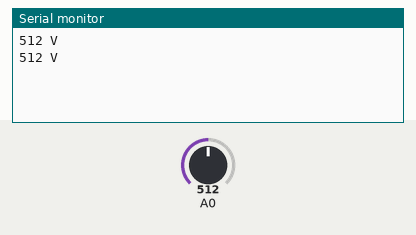
This sketch was run on a simulated Arduino Uno, built with avr-gcc and run on an emulated ATmega328P. Shown: the last lines printed to the serial monitor. The inputs (shaded band) are chosen by the test bench; at power-on: A0 = 512.

Above: at 1.8 s.
1.9 s: A0 set to 716
At 2.8 s:
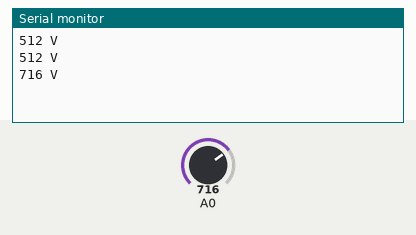
3.4 s: A0 set to 900
At 4.8 s:
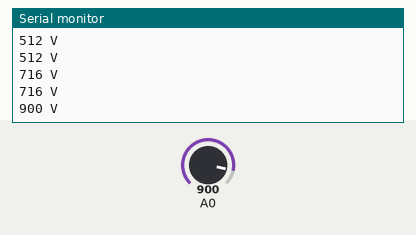
Timing chart, 0 to 6.4 s (numbered marks = the images above; inputs shaded):
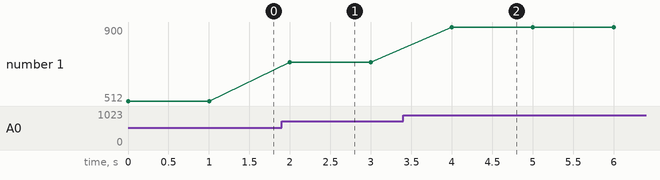

The sketch:

sketch_may03a.ino
```cpp
float temp;
void setup()
{
  Serial.begin(115200);
}
void loop()
{
  feng();
}

void feng(){
  int V1 = analogRead(A0);
  Serial.print(V1);
  Serial.println(" V");
  delay(1000);
//  float vol = V1*(5.0 / 1023.0);
//  if (vol == temp)
//  {
//    temp = vol;
//  }
//  else
//  {
//    Serial.print(vol);
//    Serial.println(" V");
//    temp = vol;
//    delay(1000);
//  }
}
```

Measured:
- after the input at 1.9 s, the serial monitor: prints a new line after 0.10 s (image 1)
- after the input at 3.4 s, the serial monitor: prints a new line after 0.60 s (image 2)
- plotted number 1: 512 → 716 after the input at 1.9 s, 716 → 900 after the input at 3.4 s
